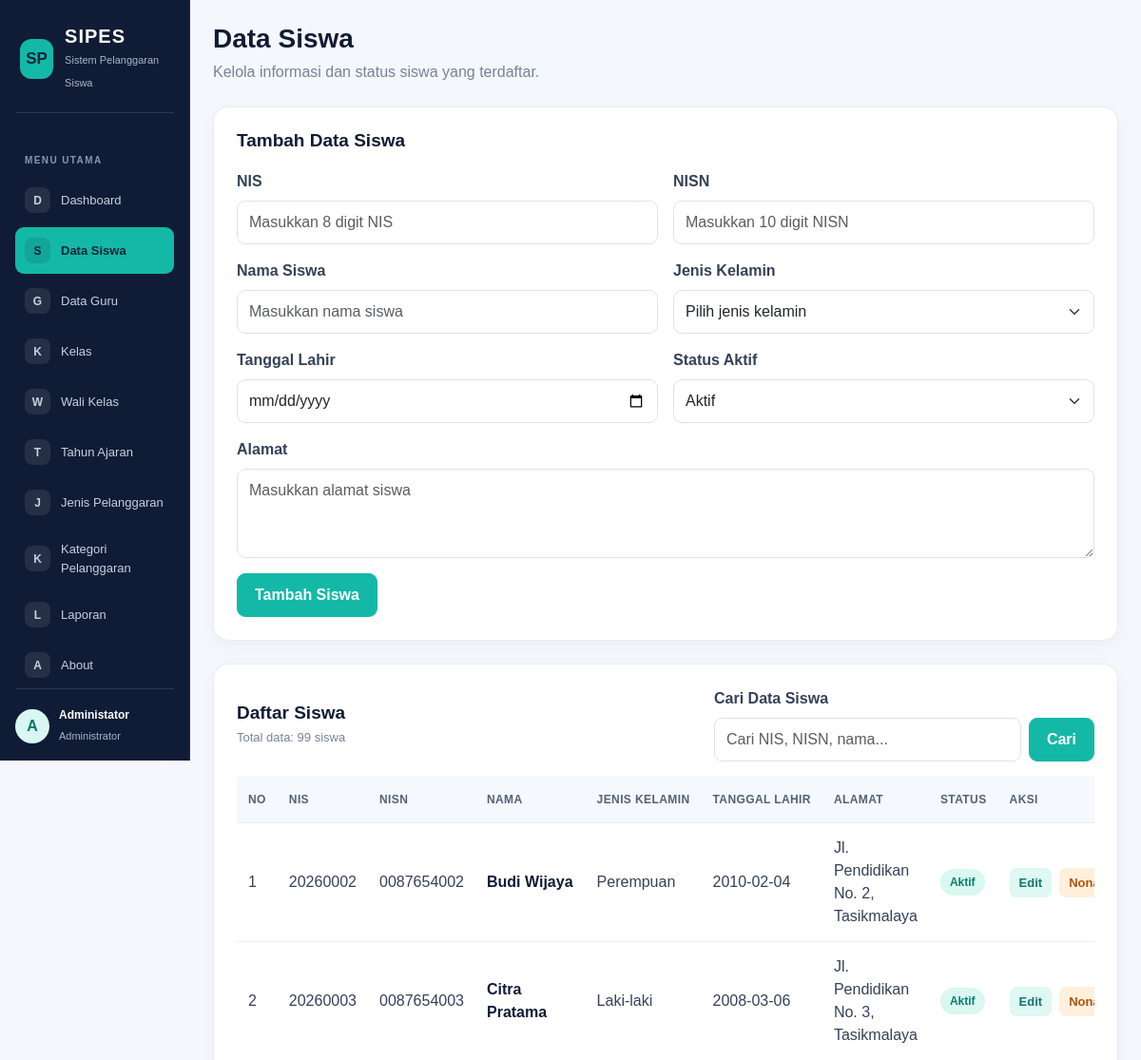
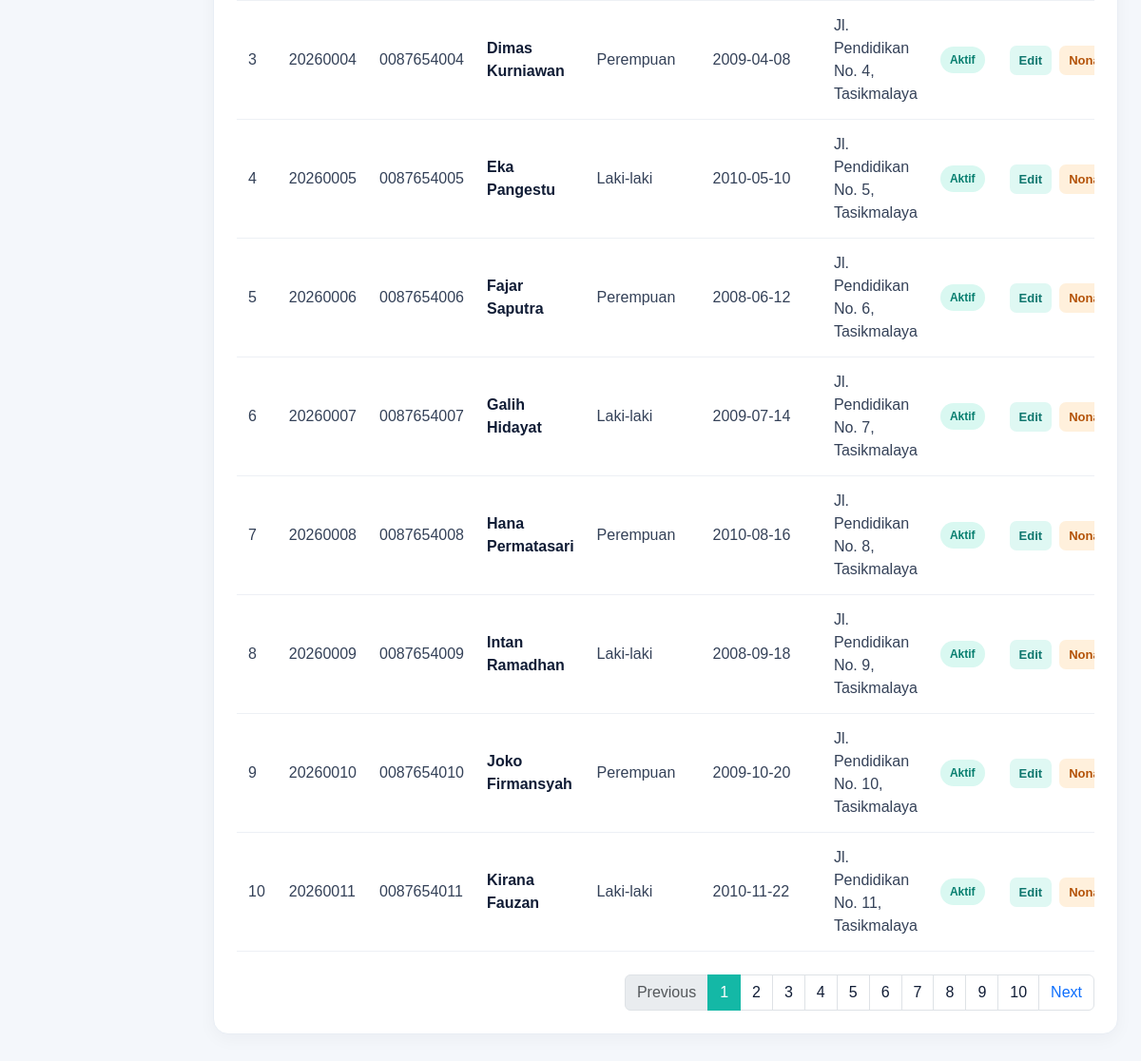
Page /data_siswa.php (signed in) on the earlier database version (2 pictures, top to bottom).
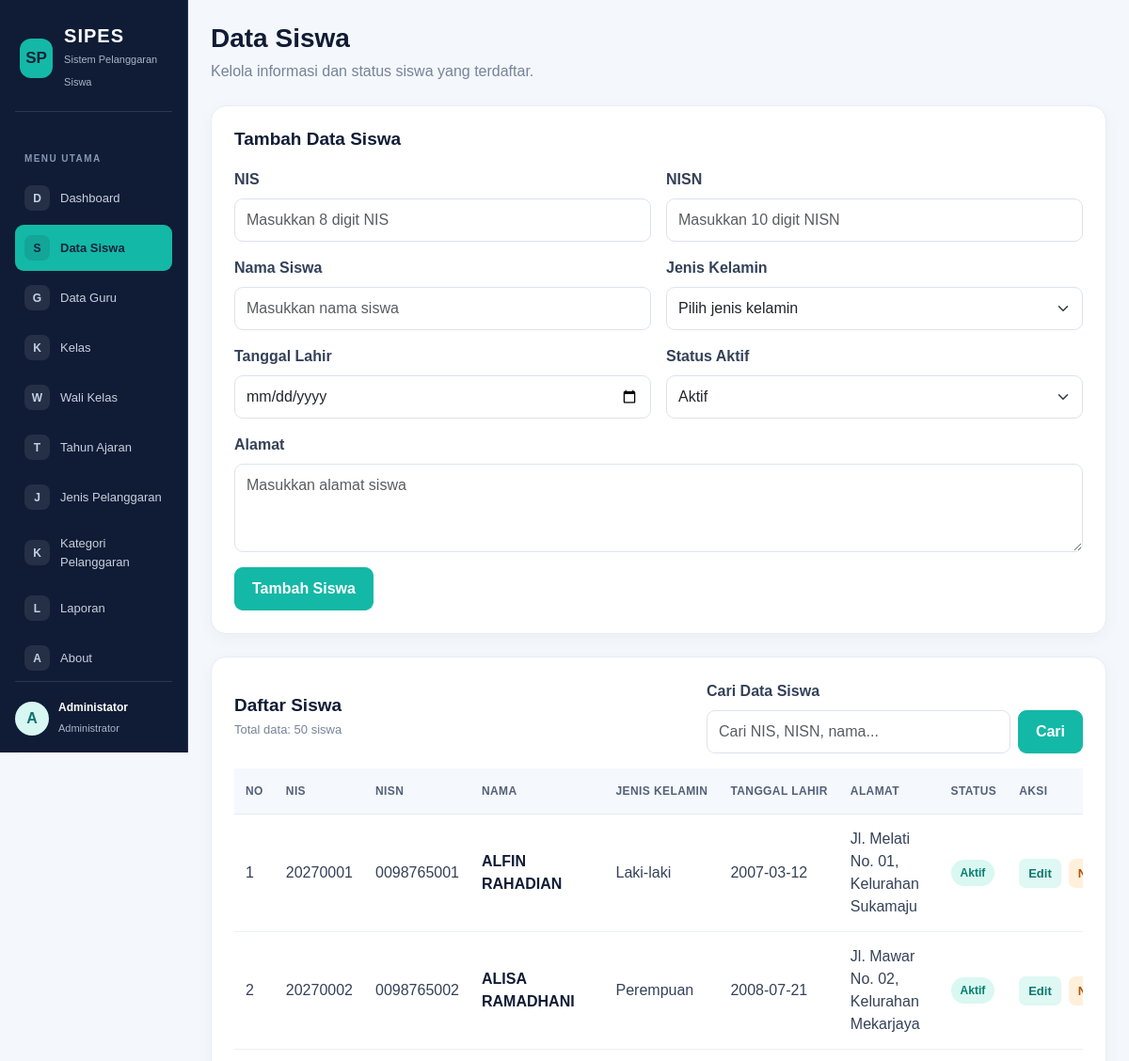
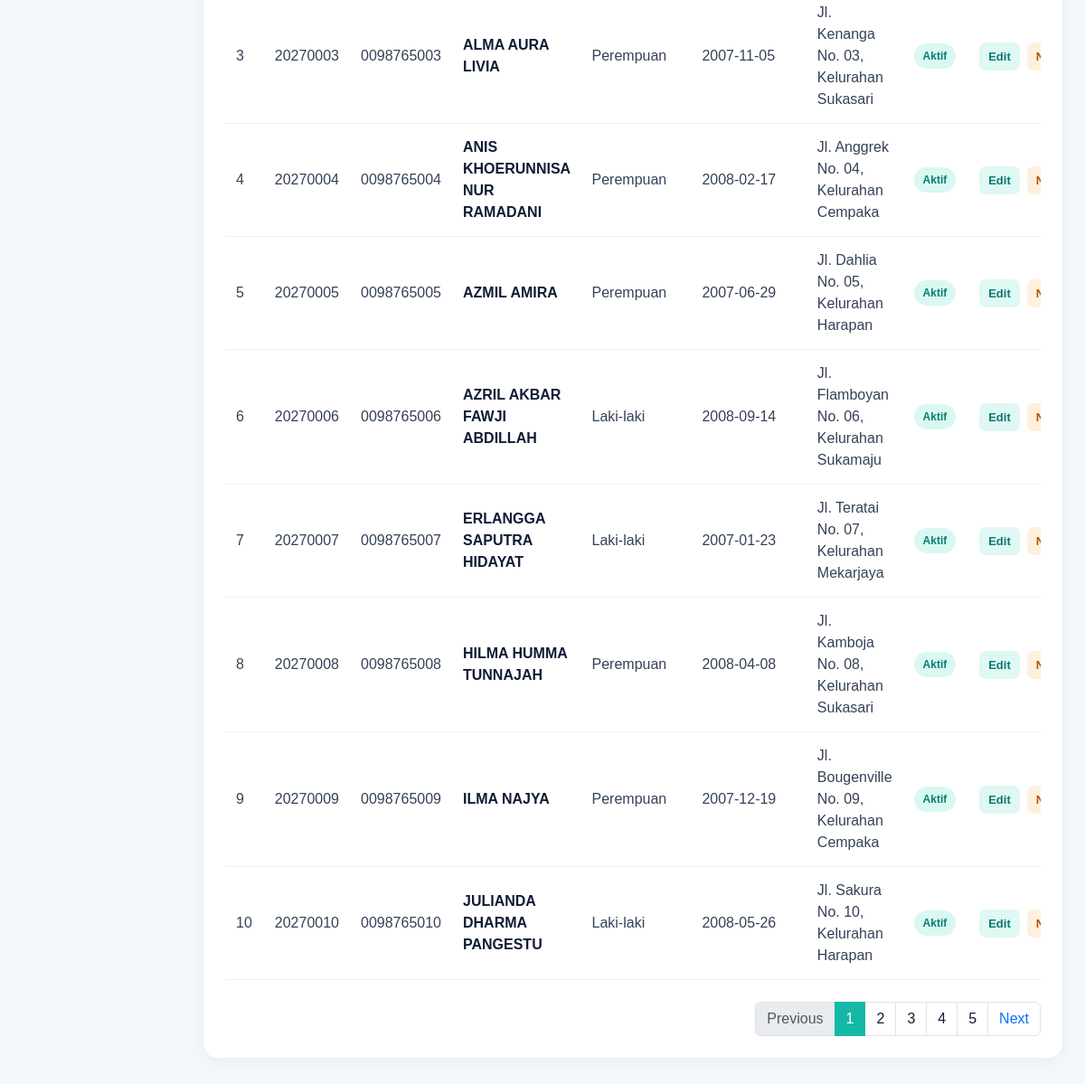
Same page on the later database version (2 pictures, top to bottom).
### tables this page shows
CREATE TABLE `t_siswa` (
  `id` int(11) NOT NULL,
  `nis` varchar(30) DEFAULT NULL,
  `nisn` varchar(20) NOT NULL,
  `nama` varchar(150) DEFAULT NULL,
  `jenis_kelamin` char(1) NOT NULL,
  `tanggal_lahir` date NOT NULL,
  `alamat` text NOT NULL,
  `status_aktif` tinyint(1) NOT NULL,
  `created_at` timestamp NOT NULL DEFAULT current_timestamp(),
  `updated_at` timestamp NOT NULL DEFAULT current_timestamp()
);

### data_siswa.php (the view, shortened to what the changed rows need)
<?php
include 'config/koneksi.php';
$data_edit = null;
$batas = 10;
$halaman_aktif = isset($_GET['page']) ? (int)$_GET['page'] : 1;
$halaman_aktif = ($halaman_aktif < 1) ? 1 : $halaman_aktif;
$mulai = ($halaman_aktif > 1) ? ($halaman_aktif * $batas) - $batas : 0;
$cari = trim($_GET['cari'] ?? '');
$where_sql = "WHERE status_aktif = 1";
$query_jml = mysqli_query($koneksi, "SELECT COUNT(*) AS total FROM t_siswa $where_sql");
$row_jml = mysqli_fetch_assoc($query_jml);
$total_data = $row_jml['total'];
$total_halaman = ceil($total_data / $batas);
$data_siswa = mysqli_query($koneksi, "SELECT * FROM t_siswa $where_sql ORDER BY id ASC LIMIT $mulai, $batas");
?>
<!DOCTYPE html>
<html lang="id">
<head>
    <link href="https://cdn.jsdelivr.net/npm/bootstrap@5.3.3/dist/css/bootstrap.min.css" rel="stylesheet">
</head>
<body>
<div class="container-fluid">
    <div class="row">
        <main class="col-md-9 col-lg-10 p-4 ms-md-auto">
            <div class="mb-4">
                <h1 class="page-title">Data Siswa</h1>
            </div>
            <?php if ($data_edit) { ?>
                <div class="content-card">
                    <h2 class="section-title">Edit Data Siswa</h2>
                    <form method="POST">
                        <input type="hidden" name="id" value="<?php echo htmlspecialchars($data_edit['id']); ?>">
                        <div class="row g-3">
                            <div class="col-md-6">
                                <label class="form-label">NIS</label>
                                <input type="text" name="nis" class="form-control" inputmode="numeric" maxlength="8" value="<?php echo htmlspecialchars($data_edit['nis']); ?>" oninput="this.value = this.value.replace(/[^0-9]/g, '').slice(0, 8)" required>
                            </div>
                            <div class="col-md-6">
                                <label class="form-label">NISN</label>
                                <input type="text" name="nisn" class="form-control" inputmode="numeric" maxlength="10" value="<?php echo htmlspecialchars($data_edit['nisn']); ?>" oninput="this.value = this.value.replace(/[^0-9]/g, '').slice(0, 10)" required>
                            </div>
                            <div class="col-md-6">
                                <label class="form-label">Nama Siswa</label>
                                <input type="text" name="nama" class="form-control" value="<?php echo htmlspecialchars($data_edit['nama']); ?>" required>
                            </div>
                            <div class="col-md-6">
                                <label class="form-label">Jenis Kelamin</label>
                                <select name="jenis_kelamin" class="form-select" required>
                                    <option value="L" <?php if ($data_edit['jenis_kelamin'] == 'L') echo 'selected'; ?>>Laki-laki</option>
                                    <option value="P" <?php if ($data_edit['jenis_kelamin'] == 'P') echo 'selected'; ?>>Perempuan</option>
                                </select>
                            </div>
                            <div class="col-md-6">
                                <label class="form-label">Tanggal Lahir</label>
                                <input type="date" name="tanggal_lahir" class="form-control" value="<?php echo htmlspecialchars($data_edit['tanggal_lahir']); ?>" required>
                            </div>
                            <div class="col-md-6">
                                <label class="form-label">Status Aktif</label>
                                <select name="status_aktif" class="form-select" required>
                                    <option value="1" <?php if ($data_edit['status_aktif'] == 1) echo 'selected'; ?>>Aktif</option>
                                    <option value="0" <?php if ($data_edit['status_aktif'] == 0) echo 'selected'; ?>>Tidak Aktif</option>
                                </select>
                            </div>
                            <div class="col-12">
                                <label class="form-label">Alamat</label>
                                <textarea name="alamat" class="form-control" rows="3" required><?php echo htmlspecialchars($data_edit['alamat']); ?></textarea>
                            </div>
                            <div class="col-12 d-flex gap-2 flex-wrap">
                                <button type="submit" name="edit" class="btn btn-teal">Simpan Perubahan</button>
                                <a href="data_siswa.php" class="btn-light-custom">Batal</a>
                            </div>
                        </div>
                    </form>
                </div>
            <?php } else { ?>
                <div class="content-card">
                    <h2 class="section-title">Tambah Data Siswa</h2>
                </div>
            <?php } ?>
            <div class="content-card">
                <div class="d-flex justify-content-between align-items-center flex-wrap gap-3 mb-3">
                    <div>
                        <h2 class="section-title mb-1">Daftar Siswa</h2>
                        <p class="table-count mb-0">Total data: <?php echo $total_data; ?> siswa</p>
                    </div>
                </div>
                <div class="table-responsive">
                    <table class="table">
                        <thead>
                            <tr>
                                <th>No</th>
                                <th>NIS</th>
                                <th>NISN</th>
                                <th>Nama</th>
                                <th>Jenis Kelamin</th>
                                <th>Tanggal Lahir</th>
                                <th>Alamat</th>
                                <th>Status</th>
                                <th>Aksi</th>
                            </tr>
                        </thead>
                        <tbody>
                            <?php
                            $no = $mulai + 1;
                            if (mysqli_num_rows($data_siswa) > 0) {
                                while ($siswa = mysqli_fetch_assoc($data_siswa)) {
                            ?>
                                    <tr>
                                        <td><?php echo $no++; ?></td>
                                        <td><?php echo htmlspecialchars($siswa['nis']); ?></td>
                                        <td><?php echo htmlspecialchars($siswa['nisn']); ?></td>
                                        <td><span class="student-name"><?php echo htmlspecialchars($siswa['nama']); ?></span></td>
                                        <td><?php echo $siswa['jenis_kelamin'] == 'L' ? 'Laki-laki' : 'Perempuan'; ?></td>
                                        <td><?php echo htmlspecialchars($siswa['tanggal_lahir']); ?></td>
                                        <td><?php echo htmlspecialchars($siswa['alamat']); ?></td>
                                        <td>
                                            <?php if ($siswa['status_aktif'] == 1) { ?>
                                                <span class="status-badge status-active">Aktif</span>
                                            <?php } else { ?>
                                                <span class="status-badge status-inactive">Tidak Aktif</span>
                                            <?php } ?>
                                        </td>
                                        <td>
                                            <div class="d-flex gap-2">
                                                <a href="data_siswa.php?edit=<?php echo (int) $siswa['id']; ?>" class="action-link action-edit">Edit</a>
                                                <?php if ($siswa['status_aktif'] == 1) { ?>
                                                    <a href="data_siswa.php?nonaktifkan=<?php echo (int) $siswa['id']; ?>" class="action-link action-disable" onclick="return confirm('Menonaktifkan siswa ini?');">Nonaktifkan</a>
                                                <?php } else { ?>
                                                    <a href="data_siswa.php?hapus_permanen=<?php echo (int) $siswa['id']; ?>" class="action-link action-delete" onclick="return confirm('Yakin mau hapus data ini secara permanen?');">Hapus</a>
                                                <?php } ?>
                                            </div>
                                        </td>
                                    </tr>
                            <?php
                                }
                            } else {
                            ?>
                                <tr>
                                    <td colspan="9" class="empty-state">Data siswa tidak ditemukan.</td>
                                </tr>
                            <?php } ?>
                        </tbody>
                    </table>
                </div>
                <?php if ($total_halaman > 1) { ?>
                    <nav class="mt-4">
                        <ul class="pagination justify-content-end mb-0">
                            <?php for ($i = 1; $i <= $total_halaman; $i++) { ?>
                                <li class="page-item <?php echo ($halaman_aktif == $i) ? 'active' : ''; ?>">
                                    <a class="page-link" href="data_siswa.php?page=<?php echo $i; ?><?php echo $cari !== '' ? '&cari=' . urlencode($cari) : ''; ?>" style="<?php echo ($halaman_aktif == $i) ? 'background-color: var(--teal); border-color: var(--teal); color: white;' : 'color: var(--navy);'; ?>"><?php echo $i; ?></a>
                                </li>
                            <?php } ?>
                        </ul>
                    </nav>
                <?php } ?>
            </div>
        </main>
    </div>
</div>
</body>
</html>

Differences in the rows shown:
no longer on this page (row edited): t_siswa: nis "20260002", nisn "0087654002", nama "Budi Wijaya", jenis_kelamin "Perempuan", tanggal_lahir "2010-02-04", alamat "Jl. Pendidikan No. 2, Tasikmalaya", status_aktif "Aktif"
no longer on this page (row edited): t_siswa: nis "20260003", nisn "0087654003", nama "Citra Pratama", jenis_kelamin "Laki-laki", tanggal_lahir "2008-03-06", alamat "Jl. Pendidikan No. 3, Tasikmalaya", status_aktif "Aktif"
no longer on this page (row edited): t_siswa: nis "20260004", nisn "0087654004", nama "Dimas Kurniawan", jenis_kelamin "Perempuan", tanggal_lahir "2009-04-08", alamat "Jl. Pendidikan No. 4, Tasikmalaya", status_aktif "Aktif"
no longer on this page (row edited): t_siswa: nis "20260005", nisn "0087654005", nama "Eka Pangestu", jenis_kelamin "Laki-laki", tanggal_lahir "2010-05-10", alamat "Jl. Pendidikan No. 5, Tasikmalaya", status_aktif "Aktif"
no longer on this page (row edited): t_siswa: nis "20260006", nisn "0087654006", nama "Fajar Saputra", jenis_kelamin "Perempuan", tanggal_lahir "2008-06-12", alamat "Jl. Pendidikan No. 6, Tasikmalaya", status_aktif "Aktif"
no longer on this page (row edited): t_siswa: nis "20260007", nisn "0087654007", nama "Galih Hidayat", jenis_kelamin "Laki-laki", tanggal_lahir "2009-07-14", alamat "Jl. Pendidikan No. 7, Tasikmalaya", status_aktif "Aktif"
no longer on this page (row edited): t_siswa: nis "20260008", nisn "0087654008", nama "Hana Permatasari", jenis_kelamin "Perempuan", tanggal_lahir "2010-08-16", alamat "Jl. Pendidikan No. 8, Tasikmalaya", status_aktif "Aktif"
no longer on this page (row edited): t_siswa: nis "20260009", nisn "0087654009", nama "Intan Ramadhan", jenis_kelamin "Laki-laki", tanggal_lahir "2008-09-18", alamat "Jl. Pendidikan No. 9, Tasikmalaya", status_aktif "Aktif"
no longer on this page (row edited): t_siswa: nis "20260010", nisn "0087654010", nama "Joko Firmansyah", jenis_kelamin "Perempuan", tanggal_lahir "2009-10-20", alamat "Jl. Pendidikan No. 10, Tasikmalaya", status_aktif "Aktif"
no longer on this page (row edited): t_siswa: nis "20260011", nisn "0087654011", nama "Kirana Fauzan", jenis_kelamin "Laki-laki", tanggal_lahir "2010-11-22", alamat "Jl. Pendidikan No. 11, Tasikmalaya", status_aktif "Aktif"
added t_siswa: nis "20270001", nisn "0098765001", nama "ALFIN RAHADIAN", jenis_kelamin "Laki-laki", tanggal_lahir "2007-03-12", alamat "Jl. Melati No. 01, Kelurahan Sukamaju", status_aktif "Aktif"
added t_siswa: nis "20270002", nisn "0098765002", nama "ALISA RAMADHANI", jenis_kelamin "Perempuan", tanggal_lahir "2008-07-21", alamat "Jl. Mawar No. 02, Kelurahan Mekarjaya", status_aktif "Aktif"
added t_siswa: nis "20270003", nisn "0098765003", nama "ALMA AURA LIVIA", jenis_kelamin "Perempuan", tanggal_lahir "2007-11-05", alamat "Jl. Kenanga No. 03, Kelurahan Sukasari", status_aktif "Aktif"
added t_siswa: nis "20270004", nisn "0098765004", nama "ANIS KHOERUNNISA NUR RAMADANI", jenis_kelamin "Perempuan", tanggal_lahir "2008-02-17", alamat "Jl. Anggrek No. 04, Kelurahan Cempaka", status_aktif "Aktif"
added t_siswa: nis "20270005", nisn "0098765005", nama "AZMIL AMIRA", jenis_kelamin "Perempuan", tanggal_lahir "2007-06-29", alamat "Jl. Dahlia No. 05, Kelurahan Harapan", status_aktif "Aktif"
added t_siswa: nis "20270006", nisn "0098765006", nama "AZRIL AKBAR FAWJI ABDILLAH", jenis_kelamin "Laki-laki", tanggal_lahir "2008-09-14", alamat "Jl. Flamboyan No. 06, Kelurahan Sukamaju", status_aktif "Aktif"
added t_siswa: nis "20270007", nisn "0098765007", nama "ERLANGGA SAPUTRA HIDAYAT", jenis_kelamin "Laki-laki", tanggal_lahir "2007-01-23", alamat "Jl. Teratai No. 07, Kelurahan Mekarjaya", status_aktif "Aktif"
added t_siswa: nis "20270008", nisn "0098765008", nama "HILMA HUMMA TUNNAJAH", jenis_kelamin "Perempuan", tanggal_lahir "2008-04-08", alamat "Jl. Kamboja No. 08, Kelurahan Sukasari", status_aktif "Aktif"
added t_siswa: nis "20270009", nisn "0098765009", nama "ILMA NAJYA", jenis_kelamin "Perempuan", tanggal_lahir "2007-12-19", alamat "Jl. Bougenville No. 09, Kelurahan Cempaka", status_aktif "Aktif"
added t_siswa: nis "20270010", nisn "0098765010", nama "JULIANDA DHARMA PANGESTU", jenis_kelamin "Laki-laki", tanggal_lahir "2008-05-26", alamat "Jl. Sakura No. 10, Kelurahan Harapan", status_aktif "Aktif"
Other differences:
$total_data: "99" → "50"
list line gone: "6"
list line gone: "7"
list line gone: "8"
list line gone: "9"
list line gone: "10"
